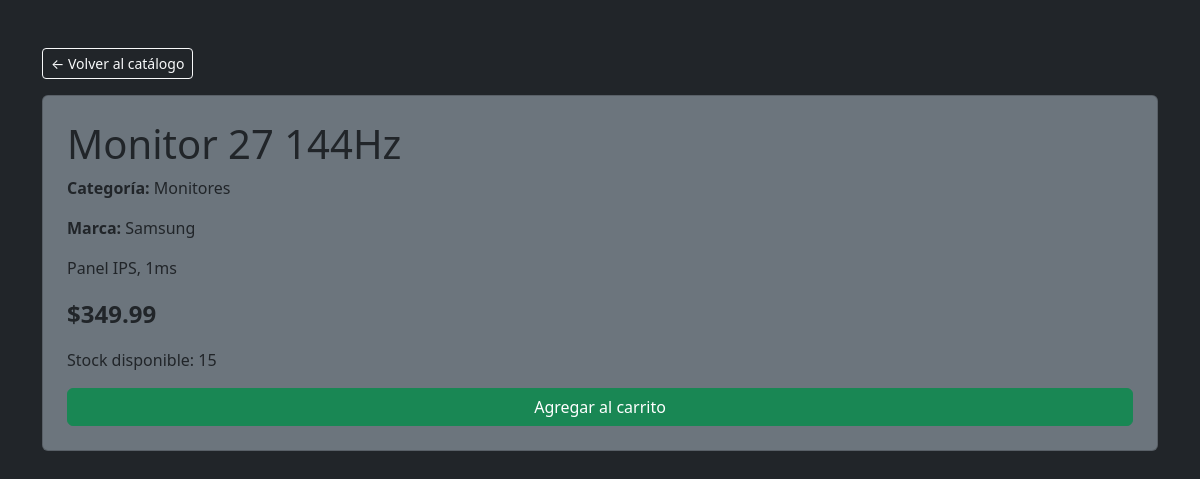
/producto.php?id=2, run on the app's committed database.
### tables this page shows
CREATE TABLE producto (

    id_producto INT AUTO_INCREMENT PRIMARY KEY,

    id_categoria INT NOT NULL,

    nombre VARCHAR(150) NOT NULL,

    marca VARCHAR(100),

    descripcion TEXT,

    precio DECIMAL(10,2) NOT NULL,

    stock INT DEFAULT 0,

    imagen VARCHAR(255),

    estado ENUM('activo','inactivo') DEFAULT 'activo',

    FOREIGN KEY (id_categoria)
    REFERENCES categoria(id_categoria)

);

CREATE TABLE categoria (

    id_categoria INT AUTO_INCREMENT PRIMARY KEY,

    nombre_categoria VARCHAR(100) NOT NULL,

    descripcion TEXT

);

### producto.php (the view, shortened to what this page needs)
<?php
include 'config/conexion.php';
$id = (int) ($_GET['id'] ?? 0);
$stmt = $conexion->prepare("SELECT p.*, c.nombre_categoria
    FROM producto p
    LEFT JOIN categoria c ON p.id_categoria = c.id_categoria
    WHERE p.id_producto = ? AND p.estado = 'activo'");
$stmt->bind_param('i', $id);
$stmt->execute();
$p = $stmt->get_result()->fetch_assoc();
?>
<!DOCTYPE html>
<html lang="es">
<head>
    <link href="https://cdn.jsdelivr.net/npm/bootstrap@5.3.3/dist/css/bootstrap.min.css" rel="stylesheet">
</head>
<body class="bg-dark text-white">
<div class="container mt-5">
    <a href="productos.php" class="btn btn-outline-light btn-sm mb-3">← Volver al catálogo</a>
    <div class="card bg-secondary p-4">
        <h1><?= htmlspecialchars($p['nombre']) ?></h1>
        <p><strong>Categoría:</strong> <?= htmlspecialchars($p['nombre_categoria'] ?? 'N/A') ?></p>
        <p><strong>Marca:</strong> <?= htmlspecialchars($p['marca'] ?? 'N/A') ?></p>
        <p><?= nl2br(htmlspecialchars($p['descripcion'] ?? '')) ?></p>
        <p class="fs-4 fw-bold">$<?= number_format((float) $p['precio'], 2) ?></p>
        <p>Stock disponible: <?= (int) $p['stock'] ?></p>
        <a href="productos.php?agregar=<?= $p['id_producto'] ?>" class="btn btn-success">Agregar al carrito</a>
    </div>
</div>
</body>
</html>

### data on the page
producto: nombre "Monitor 27 144Hz", id_categoria.nombre_categoria "Monitores", marca "Samsung", descripcion "Panel IPS, 1ms", precio "349.99", stock "15"
